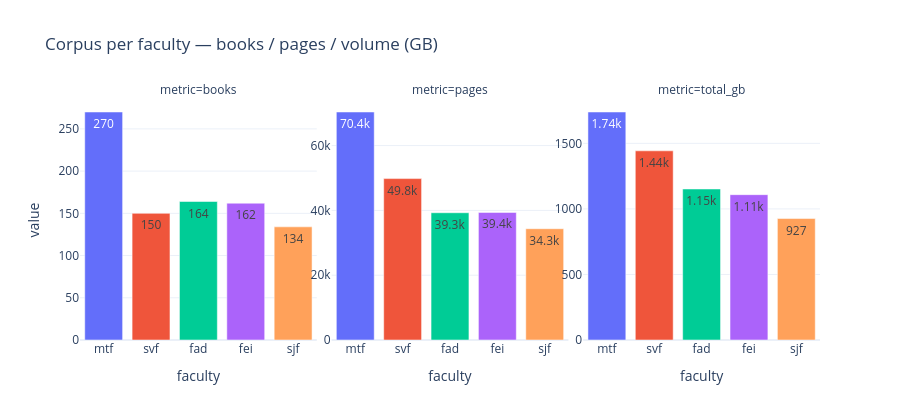

Write notebook code for a chart like this one.
### Markdown cell above
## 4. Per-faculty comparison

### Code cell
per_faculty = summary.reset_index()

fig = px.bar(
    per_faculty.melt(
        id_vars="faculty",
        value_vars=["books", "pages", "total_gb"],
        var_name="metric",
    ),
    x="faculty",
    y="value",
    color="faculty",
    facet_col="metric",
    title="Corpus per faculty — books / pages / volume (GB)",
    text_auto=".3s",
)
fig.update_yaxes(matches=None, showticklabels=True)
fig.update_layout(showlegend=False, height=420)
fig.show()

### Figure 1 — Plotly figure (JSON) as saved in the notebook; plotly's stock layout.template omitted (floating-point values rounded to 4 significant figures)
{"data": [{"hovertemplate": "faculty=%{x}<br>metric=books<br>value=%{y}<extra></extra>", "legendgroup": "mtf", "marker": {"color": "#636efa", "pattern": {"shape": ""}}, "name": "mtf", "orientation": "v", "showlegend": true, "textposition": "auto", "texttemplate": "%{y:.3s}", "type": "bar", "x": ["mtf"], "xaxis": "x", "y": [270.0], "yaxis": "y"}, {"hovertemplate": "faculty=%{x}<br>metric=pages<br>value=%{y}<extra></extra>", "legendgroup": "mtf", "marker": {"color": "#636efa", "pattern": {"shape": ""}}, "name": "mtf", "orientation": "v", "showlegend": false, "textposition": "auto", "texttemplate": "%{y:.3s}", "type": "bar", "x": ["mtf"], "xaxis": "x2", "y": [70370.0], "yaxis": "y2"}, {"hovertemplate": "faculty=%{x}<br>metric=total_gb<br>value=%{y}<extra></extra>", "legendgroup": "mtf", "marker": {"color": "#636efa", "pattern": {"shape": ""}}, "name": "mtf", "orientation": "v", "showlegend": false, "textposition": "auto", "texttemplate": "%{y:.3s}", "type": "bar", "x": ["mtf"], "xaxis": "x3", "y": [1739.0], "yaxis": "y3"}, {"hovertemplate": "faculty=%{x}<br>metric=books<br>value=%{y}<extra></extra>", "legendgroup": "svf", "marker": {"color": "#EF553B", "pattern": {"shape": ""}}, "name": "svf", "orientation": "v", "showlegend": true, "textposition": "auto", "texttemplate": "%{y:.3s}", "type": "bar", "x": ["svf"], "xaxis": "x", "y": [150.0], "yaxis": "y"}, {"hovertemplate": "faculty=%{x}<br>metric=pages<br>value=%{y}<extra></extra>", "legendgroup": "svf", "marker": {"color": "#EF553B", "pattern": {"shape": ""}}, "name": "svf", "orientation": "v", "showlegend": false, "textposition": "auto", "texttemplate": "%{y:.3s}", "type": "bar", "x": ["svf"], "xaxis": "x2", "y": [49820.0], "yaxis": "y2"}, {"hovertemplate": "faculty=%{x}<br>metric=total_gb<br>value=%{y}<extra></extra>", "legendgroup": "svf", "marker": {"color": "#EF553B", "pattern": {"shape": ""}}, "name": "svf", "orientation": "v", "showlegend": false, "textposition": "auto", "texttemplate": "%{y:.3s}", "type": "bar", "x": ["svf"], "xaxis": "x3", "y": [1443.0], "yaxis": "y3"}, {"hovertemplate": "faculty=%{x}<br>metric=books<br>value=%{y}<extra></extra>", "legendgroup": "fad", "marker": {"color": "#00cc96", "pattern": {"shape": ""}}, "name": "fad", "orientation": "v", "showlegend": true, "textposition": "auto", "texttemplate": "%{y:.3s}", "type": "bar", "x": ["fad"], "xaxis": "x", "y": [164.0], "yaxis": "y"}, {"hovertemplate": "faculty=%{x}<br>metric=pages<br>value=%{y}<extra></extra>", "legendgroup": "fad", "marker": {"color": "#00cc96", "pattern": {"shape": ""}}, "name": "fad", "orientation": "v", "showlegend": false, "textposition": "auto", "texttemplate": "%{y:.3s}", "type": "bar", "x": ["fad"], "xaxis": "x2", "y": [39280.0], "yaxis": "y2"}, {"hovertemplate": "faculty=%{x}<br>metric=total_gb<br>value=%{y}<extra></extra>", "legendgroup": "fad", "marker": {"color": "#00cc96", "pattern": {"shape": ""}}, "name": "fad", "orientation": "v", "showlegend": false, "textposition": "auto", "texttemplate": "%{y:.3s}", "type": "bar", "x": ["fad"], "xaxis": "x3", "y": [1152.0], "yaxis": "y3"}, {"hovertemplate": "faculty=%{x}<br>metric=books<br>value=%{y}<extra></extra>", "legendgroup": "fei", "marker": {"color": "#ab63fa", "pattern": {"shape": ""}}, "name": "fei", "orientation": "v", "showlegend": true, "textposition": "auto", "texttemplate": "%{y:.3s}", "type": "bar", "x": ["fei"], "xaxis": "x", "y": [162.0], "yaxis": "y"}, {"hovertemplate": "faculty=%{x}<br>metric=pages<br>value=%{y}<extra></extra>", "legendgroup": "fei", "marker": {"color": "#ab63fa", "pattern": {"shape": ""}}, "name": "fei", "orientation": "v", "showlegend": false, "textposition": "auto", "texttemplate": "%{y:.3s}", "type": "bar", "x": ["fei"], "xaxis": "x2", "y": [39380.0], "yaxis": "y2"}, {"hovertemplate": "faculty=%{x}<br>metric=total_gb<br>value=%{y}<extra></extra>", "legendgroup": "fei", "marker": {"color": "#ab63fa", "pattern": {"shape": ""}}, "name": "fei", "orientation": "v", "showlegend": false, "textposition": "auto", "texttemplate": "%{y:.3s}", "type": "bar", "x": ["fei"], "xaxis": "x3", "y": [1109.0], "yaxis": "y3"}, {"hovertemplate": "faculty=%{x}<br>metric=books<br>value=%{y}<extra></extra>", "legendgroup": "sjf", "marker": {"color": "#FFA15A", "pattern": {"shape": ""}}, "name": "sjf", "orientation": "v", "showlegend": true, "textposition": "auto", "texttemplate": "%{y:.3s}", "type": "bar", "x": ["sjf"], "xaxis": "x", "y": [134.0], "yaxis": "y"}, {"hovertemplate": "faculty=%{x}<br>metric=pages<br>value=%{y}<extra></extra>", "legendgroup": "sjf", "marker": {"color": "#FFA15A", "pattern": {"shape": ""}}, "name": "sjf", "orientation": "v", "showlegend": false, "textposition": "auto", "texttemplate": "%{y:.3s}", "type": "bar", "x": ["sjf"], "xaxis": "x2", "y": [34340.0], "yaxis": "y2"}, {"hovertemplate": "faculty=%{x}<br>metric=total_gb<br>value=%{y}<extra></extra>", "legendgroup": "sjf", "marker": {"color": "#FFA15A", "pattern": {"shape": ""}}, "name": "sjf", "orientation": "v", "showlegend": false, "textposition": "auto", "texttemplate": "%{y:.3s}", "type": "bar", "x": ["sjf"], "xaxis": "x3", "y": [926.5], "yaxis": "y3"}], "layout": {"annotations": [{"font": {}, "showarrow": false, "text": "metric=books", "x": 0.16, "xanchor": "center", "xref": "paper", "y": 1, "yanchor": "bottom", "yref": "paper"}, {"font": {}, "showarrow": false, "text": "metric=pages", "x": 0.5, "xanchor": "center", "xref": "paper", "y": 1, "yanchor": "bottom", "yref": "paper"}, {"font": {}, "showarrow": false, "text": "metric=total_gb", "x": 0.84, "xanchor": "center", "xref": "paper", "y": 1, "yanchor": "bottom", "yref": "paper"}], "barmode": "relative", "height": 420, "legend": {"title": {"text": "faculty"}, "tracegroupgap": 0}, "showlegend": false, "title": {"text": "Corpus per faculty — books / pages / volume (GB)"}, "xaxis": {"anchor": "y", "categoryarray": ["mtf", "svf", "fad", "fei", "sjf"], "categoryorder": "array", "domain": [0, 0.32], "title": {"text": "faculty"}}, "xaxis2": {"anchor": "y2", "categoryarray": ["mtf", "svf", "fad", "fei", "sjf"], "categoryorder": "array", "domain": [0.34, 0.66], "matches": "x", "title": {"text": "faculty"}}, "xaxis3": {"anchor": "y3", "categoryarray": ["mtf", "svf", "fad", "fei", "sjf"], "categoryorder": "array", "domain": [0.68, 1.0], "matches": "x", "title": {"text": "faculty"}}, "yaxis": {"anchor": "x", "domain": [0, 1], "showticklabels": true, "title": {"text": "value"}}, "yaxis2": {"anchor": "x2", "domain": [0, 1], "showticklabels": true}, "yaxis3": {"anchor": "x3", "domain": [0, 1], "showticklabels": true}}}
